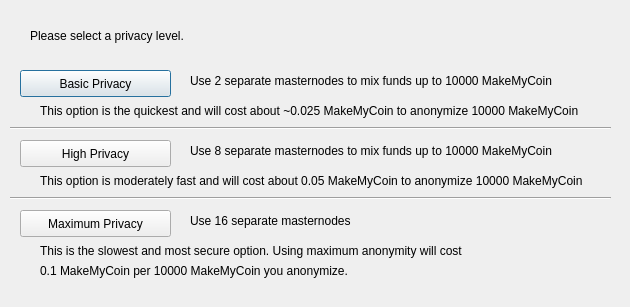
<?xml version="1.0" encoding="UTF-8"?>
<ui version="4.0">
 <class>ObfuscationConfig</class>
 <widget class="QDialog" name="ObfuscationConfig">
  <property name="geometry">
   <rect>
    <x>0</x>
    <y>0</y>
    <width>630</width>
    <height>307</height>
   </rect>
  </property>
  <property name="windowTitle">
   <string>Configure Obfuscation</string>
  </property>
  <widget class="QPushButton" name="buttonBasic">
   <property name="geometry">
    <rect>
     <x>20</x>
     <y>70</y>
     <width>151</width>
     <height>27</height>
    </rect>
   </property>
   <property name="text">
    <string>Basic Privacy</string>
   </property>
  </widget>
  <widget class="QPushButton" name="buttonHigh">
   <property name="geometry">
    <rect>
     <x>20</x>
     <y>140</y>
     <width>151</width>
     <height>27</height>
    </rect>
   </property>
   <property name="text">
    <string>High Privacy</string>
   </property>
  </widget>
  <widget class="QPushButton" name="buttonMax">
   <property name="geometry">
    <rect>
     <x>20</x>
     <y>210</y>
     <width>151</width>
     <height>27</height>
    </rect>
   </property>
   <property name="text">
    <string>Maximum Privacy</string>
   </property>
  </widget>
  <widget class="QLabel" name="label">
   <property name="geometry">
    <rect>
     <x>30</x>
     <y>20</y>
     <width>571</width>
     <height>31</height>
    </rect>
   </property>
   <property name="text">
    <string>Please select a privacy level.</string>
   </property>
  </widget>
  <widget class="QLabel" name="label_2">
   <property name="geometry">
    <rect>
     <x>190</x>
     <y>70</y>
     <width>421</width>
     <height>21</height>
    </rect>
   </property>
   <property name="text">
    <string>Use 2 separate masternodes to mix funds up to 10000 MakeMyCoin</string>
   </property>
  </widget>
  <widget class="QLabel" name="label_3">
   <property name="geometry">
    <rect>
     <x>190</x>
     <y>140</y>
     <width>411</width>
     <height>21</height>
    </rect>
   </property>
   <property name="text">
    <string>Use 8 separate masternodes to mix funds up to 10000 MakeMyCoin</string>
   </property>
  </widget>
  <widget class="QLabel" name="label_4">
   <property name="geometry">
    <rect>
     <x>190</x>
     <y>210</y>
     <width>421</width>
     <height>21</height>
    </rect>
   </property>
   <property name="text">
    <string>Use 16 separate masternodes</string>
   </property>
  </widget>
  <widget class="QLabel" name="label_6">
   <property name="geometry">
    <rect>
     <x>40</x>
     <y>100</y>
     <width>561</width>
     <height>21</height>
    </rect>
   </property>
   <property name="text">
    <string>This option is the quickest and will cost about ~0.025 MakeMyCoin to anonymize 10000 MakeMyCoin</string>
   </property>
  </widget>
  <widget class="QLabel" name="label_7">
   <property name="geometry">
    <rect>
     <x>40</x>
     <y>170</y>
     <width>561</width>
     <height>21</height>
    </rect>
   </property>
   <property name="text">
    <string>This option is moderately fast and will cost about 0.05 MakeMyCoin to anonymize 10000 MakeMyCoin</string>
   </property>
  </widget>
  <widget class="QLabel" name="label_8">
   <property name="geometry">
    <rect>
     <x>40</x>
     <y>240</y>
     <width>561</width>
     <height>21</height>
    </rect>
   </property>
   <property name="text">
    <string>This is the slowest and most secure option. Using maximum anonymity will cost</string>
   </property>
  </widget>
  <widget class="QLabel" name="label_9">
   <property name="geometry">
    <rect>
     <x>40</x>
     <y>260</y>
     <width>561</width>
     <height>21</height>
    </rect>
   </property>
   <property name="text">
    <string>0.1 MakeMyCoin per 10000 MakeMyCoin you anonymize.</string>
   </property>
  </widget>
  <widget class="Line" name="line">
   <property name="geometry">
    <rect>
     <x>10</x>
     <y>120</y>
     <width>601</width>
     <height>16</height>
    </rect>
   </property>
   <property name="orientation">
    <enum>Qt::Horizontal</enum>
   </property>
  </widget>
  <widget class="Line" name="line_2">
   <property name="geometry">
    <rect>
     <x>10</x>
     <y>190</y>
     <width>601</width>
     <height>16</height>
    </rect>
   </property>
   <property name="orientation">
    <enum>Qt::Horizontal</enum>
   </property>
  </widget>
 </widget>
 <resources/>
 <connections/>
</ui>
